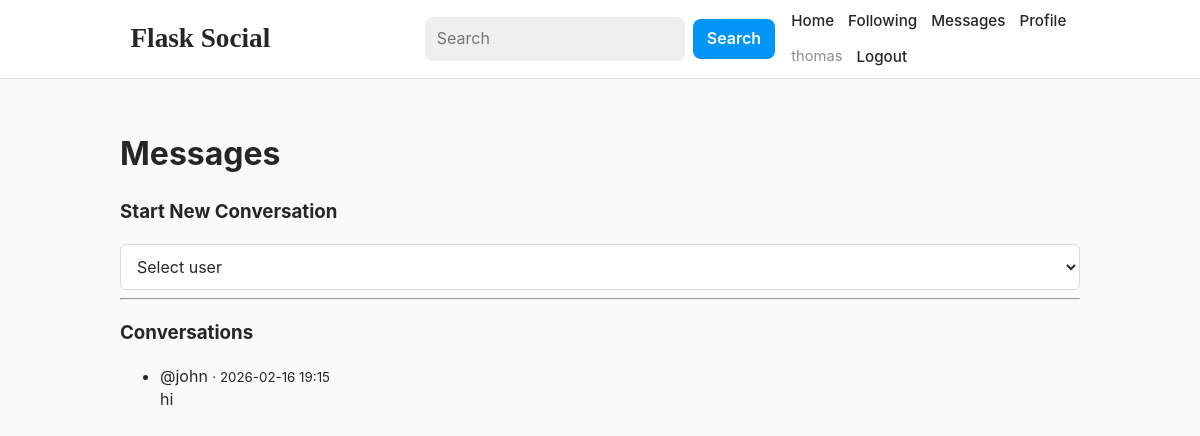
Screenshot of /messages (signed in) with the database file from the repository.
### app/models.py (models this page shows, shortened)
class User(UserMixin, db.Model):
    id = db.Column(db.Integer, primary_key=True)
    username = db.Column(db.String(32), unique=True, index=True, nullable=False)
    email = db.Column(db.String(120), unique=True, index=True, nullable=False)
    password_hash = db.Column(db.String(256), nullable=False)
    bio = db.Column(db.String(280), default="")
    created_at = db.Column(db.DateTime, default=datetime.utcnow)
    posts = db.relationship(
        "Post",
        back_populates="author",
        cascade="all, delete-orphan",
        lazy="dynamic",
    )
    followed = db.relationship(
        "User",
        secondary=followers,
        primaryjoin=(followers.c.follower_id == id),
        secondaryjoin=(followers.c.followed_id == id),
        backref=db.backref("followers", lazy="dynamic"),
        lazy="dynamic",
    )
    likes = db.relationship("Like", backref="user", cascade="all, delete-orphan", lazy="dynamic")
    comments = db.relationship("Comment", backref="author", cascade="all, delete-orphan", lazy="dynamic")
    sent_messages = db.relationship(
        "Message",
        foreign_keys="Message.sender_id",
        backref="sender",
        lazy="dynamic",
        cascade="all, delete-orphan",
    )
    received_messages = db.relationship(
        "Message",
        foreign_keys="Message.recipient_id",
        backref="recipient",
        lazy="dynamic",
        cascade="all, delete-orphan",
    )
    points = db.Column(db.Integer, default=0, nullable=False)

class Message(db.Model):
    id = db.Column(db.Integer, primary_key=True)
    sender_id = db.Column(db.Integer, db.ForeignKey("user.id"), nullable=False, index=True)
    recipient_id = db.Column(db.Integer, db.ForeignKey("user.id"), nullable=False, index=True)
    body = db.Column(db.String(2000), nullable=False)
    timestamp = db.Column(db.DateTime, default=datetime.utcnow, index=True)
    is_read = db.Column(db.Boolean, default=False, nullable=False)

### app/main/routes.py (the view)
@bp.route("/messages")
@login_required
def inbox():
    msgs = (
        Message.query.filter(
            (Message.sender_id == current_user.id) | (Message.recipient_id == current_user.id)
        )
        .order_by(Message.timestamp.desc())
        .all()
    )
    latest_by_user = {}
    for m in msgs:
        other_id = m.recipient_id if m.sender_id == current_user.id else m.sender_id
        if other_id not in latest_by_user:
            latest_by_user[other_id] = m
    others = User.query.filter(User.id.in_(latest_by_user.keys())).all() if latest_by_user else []
    other_map = {u.id: u for u in others}
    threads = []
    for other_id, last_msg in latest_by_user.items():
        other_user = other_map.get(other_id)
        if other_user:
            threads.append((other_user, last_msg))
    threads.sort(key=lambda t: t[1].timestamp, reverse=True)
    all_users = User.query.filter(User.id != current_user.id).order_by(User.username.asc()).all()
    return render_template("main/inbox.html", threads=threads, all_users=all_users)

### app/templates/main/inbox.html (shortened to what this page needs)
{% extends "base.html" %}
{% block content %}
  <h1>Messages</h1>
  <h3>Start New Conversation</h3>
  <form method="get" action="" id="newMessageForm">
    <select id="userSelect" onchange="goToThread()">
      <option value="">Select user</option>
    </select>
  </form>
  <hr>
  <h3>Conversations</h3>
  {% if threads %}
    <ul>
      {% for other, last in threads %}
        <li>
          <a href="{{ url_for('main.thread', username=other.username) }}">
            @{{ other.username }}
          </a>
          <small>· {{ last.timestamp.strftime('%Y-%m-%d %H:%M') }}</small>
          <div style="white-space: pre-wrap;">{{ last.body }}</div>
        </li>
      {% endfor %}
    </ul>
  {% else %}
    <p>No conversations yet.</p>
  {% endif %}
{% endblock %}

### app/templates/base.html (shortened to what this page needs)
<!doctype html>
<html lang="en">
<head>
  <link rel="stylesheet" href="{{ url_for('static', filename='css/styles.css') }}">
</head>
<body>
  <header class="topbar">
    <div class="topbar-inner">
      <div class="nav-left">
        <a class="brand" href="{{ url_for('main.index') }}">Flask Social</a>
      </div>
      <div class="nav-center">
        <form method="get" action="{{ url_for('main.search') }}" class="search-form">
          <input type="text" name="q" placeholder="Search">
          <button type="submit">Search</button>
        </form>
      </div>
      <div class="nav-right">
        <a class="nav-link" href="{{ url_for('main.index') }}">Home</a>
        {% if current_user.is_authenticated %}
          <a class="nav-link" href="{{ url_for('main.following_feed') }}">Following</a>
          <a class="nav-link" href="{{ url_for('main.inbox') }}">Messages</a>
          <a class="nav-link" href="{{ url_for('main.profile', username=current_user.username) }}">Profile</a>
          <span class="user-badge">{{ current_user.username }}</span>
          <a class="nav-link" href="{{ url_for('auth.logout') }}">Logout</a>
        {% else %}
          <a class="nav-link" href="{{ url_for('auth.login') }}">Login</a>
          <a class="nav-link" href="{{ url_for('auth.register') }}">Register</a>
        {% endif %}
      </div>
    </div>
  </header>
  <main class="container">
    {% block content %}{% endblock %}
  </main>
</body>
</html>

### app/static/css/styles.css (style rules this page uses)
:root { --bg: #fafafa; --surface: #ffffff; --border: #dbdbdb; --text: #262626; --muted: #8e8e8e; --primary: #0095f6; --primary-hover: #1877f2; --danger: #ed4956; --shadow: 0 1px 2px rgba(0, 0, 0, 0.06); --font: -apple-system, BlinkMacSystemFont, "Segoe UI", Roboto, Helvetica, Arial, sans-serif; --max-width: 975px; --feed-width: 470px; }
* { box-sizing: border-box; }
html, body { margin: 0; padding: 0; background: var(--bg); color: var(--text); font-family: var(--font); }
body { line-height: 1.45; }
a { color: var(--text); text-decoration: none; }
.topbar { position: sticky; top: 0; z-index: 30; background: var(--surface); border-bottom: 1px solid var(--border); }
.topbar-inner { max-width: var(--max-width); margin: 0 auto; padding: 10px 18px; display: grid; grid-template-columns: 1fr auto 1fr; align-items: center; gap: 16px; }
.nav-left { justify-self: start; display: flex; align-items: center; gap: 14px; flex-wrap: wrap; }
.nav-center { justify-self: center; }
.nav-right { justify-self: end; display: flex; align-items: center; gap: 14px; flex-wrap: wrap; }
.brand { font-size: 1.7rem; font-weight: 700; font-family: "Segoe Script", "Brush Script MT", cursive; color: var(--text); }
.nav-link { font-size: 0.95rem; font-weight: 500; color: var(--text); }
.user-badge { font-size: 0.92rem; color: var(--muted); }
.search-form { display: flex; align-items: center; gap: 8px; }
.search-form input[type="text"] { width: 260px; background: #efefef; border: none; border-radius: 8px; padding: 10px 12px; font: inherit; }
.container { max-width: 1000px; margin: 0 auto; padding: 30px 20px 40px; }
form { margin: 0; }
input[type="text"], input[type="email"], input[type="password"], textarea, select { width: 100%; padding: 11px 12px; border: 1px solid var(--border); border-radius: 6px; font: inherit; background: #fff; color: var(--text); }
button, .button { display: inline-flex; align-items: center; justify-content: center; border: none; border-radius: 8px; padding: 8px 14px; background: var(--primary); color: #fff; font: inherit; font-weight: 600; cursor: pointer; }

### rows the page displays
User: username "thomas"
User: username "john", timestamp "2026-02-16 19:15", body "hi"
